Frame 1 (no input): blank canvas, image omitted
Frame 60 (the mouse pressed at the canvas centre just before this capture): blank canvas, image omitted
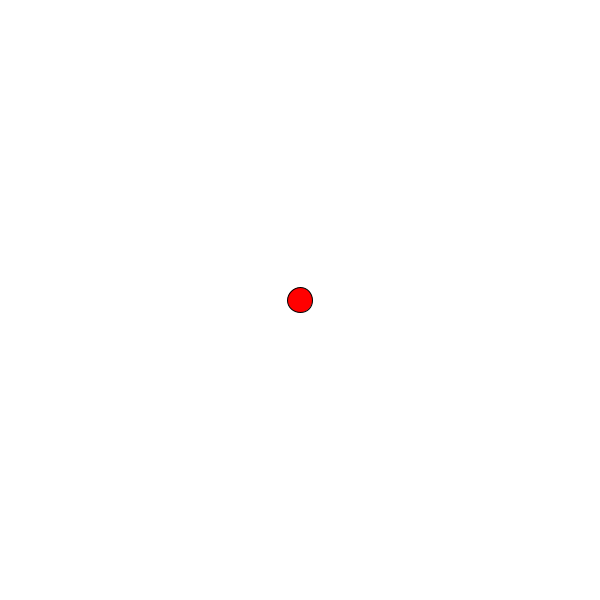
Frame 120 (the mouse held since frame 60 and released just before this capture)

The Processing sketch whose frames 1 and 60 were blank and that drew this single picture after the mouse press (run headless with seeded random() and noise(); from frame 60 on, the mouse is pressed at the canvas centre):

// Processing sketch: Array_002
// ── Array_002.pde
ArrayList positions = new ArrayList();

void setup()
{
  // Set up Cavnis
  size(600, 600);
  background(255);
  fill(255, 0, 0);
}

void draw()
{
  // Draw Balls
  background(255);
  for(int i = 0; i < positions.size(); i+=2) {
    ellipse((Integer)positions.get(i), (Integer)positions.get(i+1), 25, 25);
  }
  println(positions);
  println("");
}

void mousePressed()
{
  positions.add(mouseX);
  positions.add(mouseY);
}
